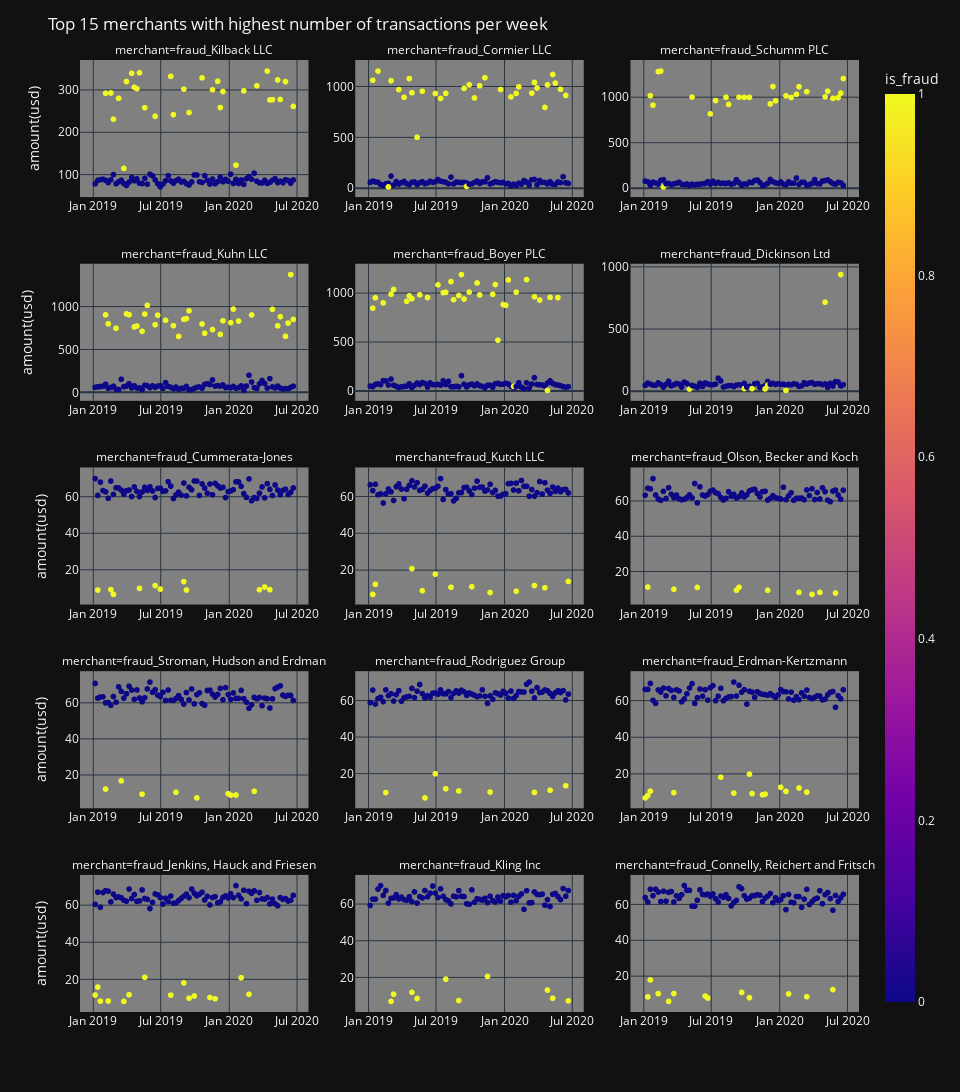

Notebook code for this chart:
### Code cell
fig = px.scatter(df_,
                 x='transaction_time',
                 y='amount(usd)',
                 color='is_fraud',
                 facet_col='merchant',
                 facet_col_wrap=3,
                 facet_col_spacing=0.06,
                 category_orders={'merchant': top15_merchants_df.index},
                 color_discrete_map={1: 'green', 0:'red'}
                 )

fig.update_layout(height=1200,
                  width=960,
                  title='Top 15 merchants with highest number of transactions per week',
                  legend={'title':'Is fraud?'},
                  plot_bgcolor='gray')

fig.update_yaxes(matches=None)
fig.for_each_yaxis(lambda yaxis: yaxis.update(showticklabels=True))
fig.for_each_xaxis(lambda xaxis: xaxis.update(showticklabels=True, title=''))
fig.show()
